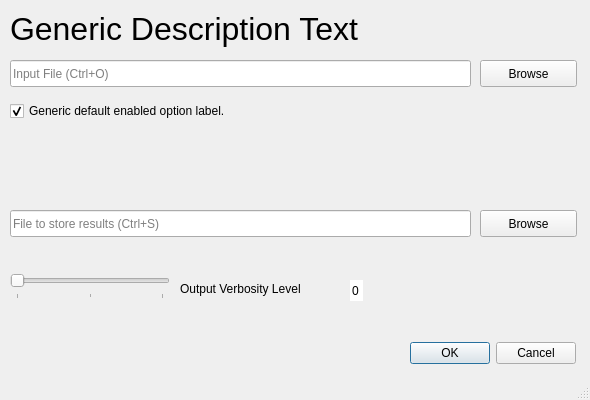
<?xml version="1.0" encoding="UTF-8"?>
<ui version="4.0">
 <class>MainWindow</class>
 <widget class="QMainWindow" name="MainWindow">
  <property name="geometry">
   <rect>
    <x>0</x>
    <y>0</y>
    <width>590</width>
    <height>400</height>
   </rect>
  </property>
  <property name="windowTitle">
   <string notr="true">Generic Window Title</string>
  </property>
  <widget class="QWidget" name="centralwidget">
   <widget class="QLabel" name="label">
    <property name="geometry">
     <rect>
      <x>10</x>
      <y>10</y>
      <width>356</width>
      <height>37</height>
     </rect>
    </property>
    <property name="font">
     <font>
      <pointsize>24</pointsize>
     </font>
    </property>
    <property name="text">
     <string notr="true">Generic Description Text</string>
    </property>
   </widget>
   <widget class="QPushButton" name="pb_infile">
    <property name="geometry">
     <rect>
      <x>480</x>
      <y>60</y>
      <width>97</width>
      <height>27</height>
     </rect>
    </property>
    <property name="text">
     <string notr="true">Browse</string>
    </property>
    <property name="shortcut">
     <string notr="true">Ctrl+O</string>
    </property>
   </widget>
   <widget class="QLineEdit" name="le_infile">
    <property name="geometry">
     <rect>
      <x>10</x>
      <y>60</y>
      <width>461</width>
      <height>27</height>
     </rect>
    </property>
    <property name="text">
     <string notr="true"/>
    </property>
    <property name="placeholderText">
     <string notr="true">Input File (Ctrl+O)</string>
    </property>
   </widget>
   <widget class="QPushButton" name="pb_outfile">
    <property name="geometry">
     <rect>
      <x>480</x>
      <y>210</y>
      <width>97</width>
      <height>27</height>
     </rect>
    </property>
    <property name="text">
     <string notr="true">Browse</string>
    </property>
    <property name="shortcut">
     <string notr="true">Ctrl+S</string>
    </property>
   </widget>
   <widget class="QLineEdit" name="le_outfile">
    <property name="geometry">
     <rect>
      <x>10</x>
      <y>210</y>
      <width>461</width>
      <height>27</height>
     </rect>
    </property>
    <property name="text">
     <string notr="true"/>
    </property>
    <property name="placeholderText">
     <string notr="true">File to store results (Ctrl+S)</string>
    </property>
   </widget>
   <widget class="QDialogButtonBox" name="bb_ok_cancel">
    <property name="geometry">
     <rect>
      <x>400</x>
      <y>340</y>
      <width>176</width>
      <height>27</height>
     </rect>
    </property>
    <property name="toolTip">
     <string notr="true"/>
    </property>
    <property name="standardButtons">
     <set>QDialogButtonBox::Cancel|QDialogButtonBox::Ok</set>
    </property>
   </widget>
   <widget class="QCheckBox" name="cb_option">
    <property name="geometry">
     <rect>
      <x>10</x>
      <y>100</y>
      <width>282</width>
      <height>22</height>
     </rect>
    </property>
    <property name="text">
     <string notr="true">Generic default enabled option label.</string>
    </property>
    <property name="shortcut">
     <string notr="true">Ctrl+P</string>
    </property>
    <property name="checked">
     <bool>true</bool>
    </property>
   </widget>
   <widget class="QSlider" name="sl_verbosity">
    <property name="geometry">
     <rect>
      <x>10</x>
      <y>270</y>
      <width>160</width>
      <height>29</height>
     </rect>
    </property>
    <property name="toolTip">
     <string notr="true">Verbosity Level</string>
    </property>
    <property name="maximum">
     <number>2</number>
    </property>
    <property name="orientation">
     <enum>Qt::Horizontal</enum>
    </property>
    <property name="invertedAppearance">
     <bool>false</bool>
    </property>
    <property name="tickPosition">
     <enum>QSlider::TicksBelow</enum>
    </property>
    <property name="tickInterval">
     <number>1</number>
    </property>
   </widget>
   <widget class="QLabel" name="label_2">
    <property name="geometry">
     <rect>
      <x>180</x>
      <y>280</y>
      <width>155</width>
      <height>17</height>
     </rect>
    </property>
    <property name="text">
     <string notr="true">Output Verbosity Level</string>
    </property>
   </widget>
   <widget class="QSpinBox" name="sb_verbosity">
    <property name="geometry">
     <rect>
      <x>350</x>
      <y>280</y>
      <width>13</width>
      <height>21</height>
     </rect>
    </property>
    <property name="frame">
     <bool>false</bool>
    </property>
    <property name="readOnly">
     <bool>true</bool>
    </property>
    <property name="buttonSymbols">
     <enum>QAbstractSpinBox::NoButtons</enum>
    </property>
    <property name="maximum">
     <number>2</number>
    </property>
   </widget>
  </widget>
  <widget class="QStatusBar" name="statusbar"/>
  <action name="sc_ctrl_w">
   <property name="text">
    <string notr="true">Ctrl+W</string>
   </property>
   <property name="shortcut">
    <string notr="true">Ctrl+W</string>
   </property>
  </action>
  <action name="sc_ctrl_q">
   <property name="text">
    <string notr="true">Ctrl+Q</string>
   </property>
   <property name="shortcut">
    <string notr="true">Ctrl+Q</string>
   </property>
  </action>
 </widget>
 <resources/>
 <connections>
  <connection>
   <sender>pb_infile</sender>
   <signal>clicked()</signal>
   <receiver>le_infile</receiver>
   <slot>update()</slot>
   <hints>
    <hint type="sourcelabel">
     <x>66</x>
     <y>113</y>
    </hint>
    <hint type="destinationlabel">
     <x>295</x>
     <y>83</y>
    </hint>
   </hints>
  </connection>
  <connection>
   <sender>pb_outfile</sender>
   <signal>clicked()</signal>
   <receiver>le_outfile</receiver>
   <slot>update()</slot>
   <hints>
    <hint type="sourcelabel">
     <x>81</x>
     <y>189</y>
    </hint>
    <hint type="destinationlabel">
     <x>192</x>
     <y>167</y>
    </hint>
   </hints>
  </connection>
  <connection>
   <sender>bb_ok_cancel</sender>
   <signal>rejected()</signal>
   <receiver>MainWindow</receiver>
   <slot>close()</slot>
   <hints>
    <hint type="sourcelabel">
     <x>337</x>
     <y>343</y>
    </hint>
    <hint type="destinationlabel">
     <x>399</x>
     <y>199</y>
    </hint>
   </hints>
  </connection>
  <connection>
   <sender>sc_ctrl_w</sender>
   <signal>triggered()</signal>
   <receiver>MainWindow</receiver>
   <slot>close()</slot>
   <hints>
    <hint type="sourcelabel">
     <x>-1</x>
     <y>-1</y>
    </hint>
    <hint type="destinationlabel">
     <x>399</x>
     <y>199</y>
    </hint>
   </hints>
  </connection>
  <connection>
   <sender>sc_ctrl_q</sender>
   <signal>triggered()</signal>
   <receiver>MainWindow</receiver>
   <slot>close()</slot>
   <hints>
    <hint type="sourcelabel">
     <x>-1</x>
     <y>-1</y>
    </hint>
    <hint type="destinationlabel">
     <x>294</x>
     <y>199</y>
    </hint>
   </hints>
  </connection>
  <connection>
   <sender>sl_verbosity</sender>
   <signal>valueChanged(int)</signal>
   <receiver>sb_verbosity</receiver>
   <slot>setValue(int)</slot>
   <hints>
    <hint type="sourcelabel">
     <x>89</x>
     <y>284</y>
    </hint>
    <hint type="destinationlabel">
     <x>356</x>
     <y>290</y>
    </hint>
   </hints>
  </connection>
 </connections>
</ui>
